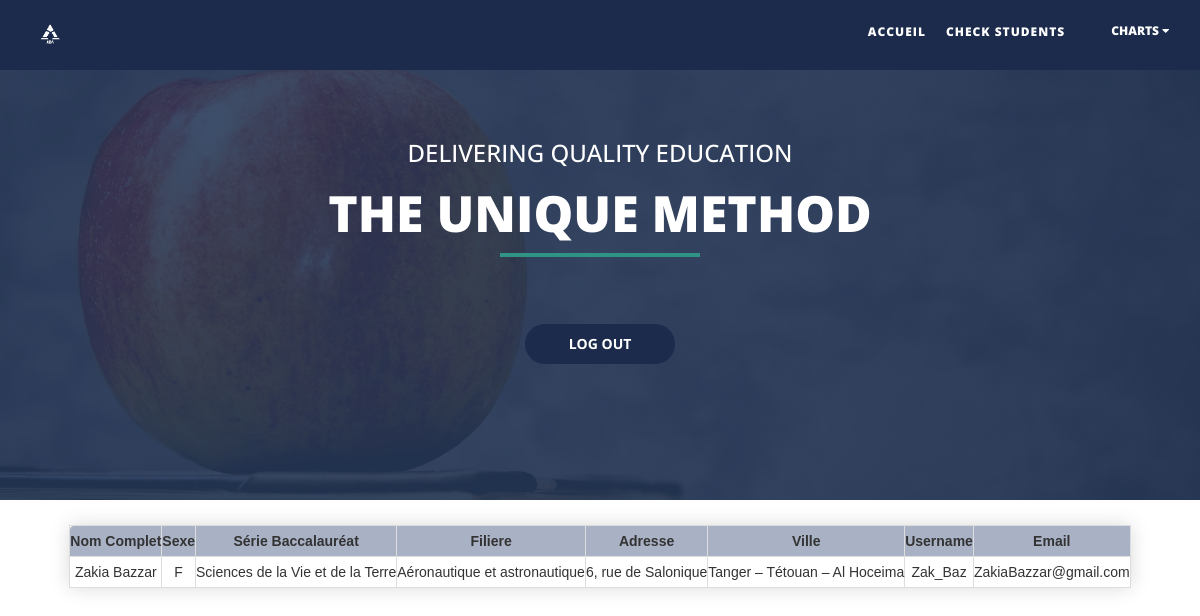
Screenshot of /afficher.php?login_user=Zak_Baz (signed in) with the database file from the repository.
### tables this page shows
CREATE TABLE IF NOT EXISTS `students` (
  `nom_user` varchar(100) NOT NULL,
  `sexe_user` varchar(2) NOT NULL,
  `mail_user` varchar(100) NOT NULL,
  `adresse_user` varchar(100) NOT NULL,
  `tel_user` int(30) NOT NULL,
  `login_user` varchar(40) NOT NULL,
  `password_user` varchar(40) NOT NULL,
  `cin_user` varchar(10) NOT NULL,
  `filiere` varchar(80) NOT NULL,
  `serie_bacc` varchar(80) NOT NULL,
  `ville` varchar(80) NOT NULL,
  PRIMARY KEY (`login_user`)
);

### afficher.php (the view, shortened to what this page needs)
<?php
 include("auth_admin.php");
?>
<!DOCTYPE html>
<html>
<head>
    <link rel="stylesheet" href="table_admin.css">
    <link href="assets/css/bootstrap.css" rel="stylesheet" />
    <link href="assets/css/font-awesome.min.css" rel="stylesheet" />
    <link href="assets/css/flexslider.css" rel="stylesheet" />
    <link href="assets/css/style.css" rel="stylesheet" />
</head>
<body>
    <div class="navbar navbar-inverse navbar-fixed-top " id="menu">
        <div class="container">
            <div class="navbar-header">
                <a class="navbar-brand" href="#"><img class="logo-custom" src="assets/img/logo.png" alt="" /></a>
            </div>
            <div class="navbar-collapse collapse move-me">
                <ul class="nav navbar-nav navbar-right">
                    <li><a href="index_admin.php">ACCUEIL</a></li>
                    <li><a href="index_admin.php">CHECK STUDENTS</a></li>
                    <div class="dropdown">
                         <button class="dropbtn">CHARTS
                         <i class="fa fa-caret-down"></i>
                         </button>
                     </div>
                    <li><a href="#"><?php echo $login_session; ?></a></li>
                </ul>
            </div>
        </div>
    </div>
    <div class="home-sec" id="home">
        <div class="overlay">
            <div class="container">
                <div class="row text-center ">
                    <div class="col-lg-12  col-md-12 col-sm-12">
                        <div class="flexslider set-flexi" id="main-section">
                            <ul class="slides move-me">
                                <li>
                                    <h3>Delivering Quality Education</h3>
                                    <h1>THE UNIQUE METHOD</h1>
                                    <button class="btn solid"  onclick="window.location.href='logout.php'">Log Out</button>
                                </li>
                            </ul>
                        </div>
                    </div>
                </div>
            </div>
        </div>
    </div>
     <?php
     $sql = " select * from students where login_user='".$_GET["login_user"]."'";
     $result = $link->query($sql);
     $row = mysqli_fetch_assoc($result);
                 echo "<table>";
                 echo "<thead>";
                 echo " <tr style='text-align: center;'>";
                 echo "<th>Nom Complet</th>";
                 echo " <th>Sexe</th>";
                 echo " <th>Série Baccalauréat</th>";
                 echo " <th>Filiere</th>";
                 echo " <th>Adresse</th>";
                 echo " <th>Ville</th>";
                 echo " <th>Username</th>";
                 echo " <th>Email</th>";
                 echo "</tr>";
                 echo "</thead>";
                 echo "<tr>";
                 echo "<td>" .$row['nom_user']."</td>";
                 echo "<td>" .$row['sexe_user']."</td>";
                 echo "<td>" .$row['serie_bacc']."</td>";
                 echo "<td>" .$row['filiere']."</td>";
                 echo "<td>" .$row['adresse_user']."</td>";
                 echo "<td>" .$row['ville']."</td>";
                 echo "<td>" .$row['login_user']."</td>";
                 echo "<td>" .$row['mail_user']."</td>";
                 echo " </tr>";
                 echo "</table> ";
     ?>
</body>
</html>

### table_admin.css (style rules this page uses)
table { text-align: center; margin: 25px 0; font-size: 1em; font-family: 'Heebo', sans-serif; min-width: 500px; margin-left: auto; margin-right: auto; box-shadow: 0 0 20px rgba(0, 0, 0, 0.15); border: 1px solid #ddd; border-collapse: separate; border-left: 0; border-radius: 4px; border-spacing: 0px; }
thead { display: table-header-group; vertical-align: middle; border-color: inherit; border-collapse: separate; text-align: center; }
tr { display: table-row; vertical-align: inherit; border-color: inherit; text-align: center; }
th, td { padding: 5px 4px 6px 4px; text-align: left; vertical-align: top; border-left: 1px solid #ddd; text-align: center; }
td { border-top: 1px solid #ddd; text-align: center; }
thead th { text-align: center; background-color: #4d5f867a; }
thead:first-child tr:first-child th:first-child, tbody:first-child tr:first-child td:first-child { border-radius: 4px 0 0 0; }
thead:last-child tr:last-child th:first-child, tbody:last-child tr:last-child td:first-child { border-radius: 0 0 0 4px; }

### assets/css/flexslider.css (style rules this page uses)
.slides, .flex-control-nav, .flex-direction-nav { margin: 0; padding: 0; list-style: none; }
.flexslider { margin: 0; padding: 0; }
.flexslider .slides > li { display: none; -webkit-backface-visibility: hidden; }
.slides:after { content: "."; display: block; clear: both; visibility: hidden; line-height: 0; height: 0; }
.flexslider { margin: 0 0 60px; background: #fff; border: 4px solid #fff; position: relative; -webkit-border-radius: 4px; -moz-border-radius: 4px; -o-border-radius: 4px; border-radius: 4px; -webkit-box-shadow: 0 1px 4px rgba(0,0,0,.2); -moz-box-shadow: 0 1px 4px rgba(0,0,0,.2); -o-box-shadow: 0 1px 4px rgba(0,0,0,.2); box-shadow: 0 1px 4px rgba(0,0,0,.2); zoom: 1; }
.flexslider .slides { zoom: 1; }

### assets/css/style.css (style rules this page uses)
.logo-custom { max-height: 40px; }
#menu { background-color: rgba(28, 43, 75, 1); color: #fff; font-size: 12px; font-weight: 900; letter-spacing: 1px; min-height: 70px; }
.navbar-inverse { border-color: transparent; }
.navbar-inverse .navbar-nav > li > a, .navbar-inverse .navbar-nav > li > a:hover { color: #FFF; padding: 22px 10px; }
.home-sec { padding-top: 10px; padding-bottom: 60px; background: url(../img/header.jpg) no-repeat center center; padding: 0; -webkit-background-size: cover; background-size: cover; color: #fff; background-attachment: fixed; }
.home-sec .overlay { background: rgba(38, 57, 88, 0.89); min-height: 500px; }
.home-sec h1 { color: #fff; font-weight: 900; font-size: 50px; text-transform: uppercase; padding-bottom: 35px; }
.home-sec h3 { text-transform: uppercase; }
.set-flexi { -webkit-box-shadow: 0 1px 4px rgba(0, 0, 0, 0); -moz-box-shadow: 0 1px 4px rgba(0, 0, 0, 0); -o-box-shadow: 0 1px 4px rgba(0, 0, 0, 0); box-shadow: 0 1px 4px rgba(0, 0, 0, 0); background-color: transparent; border: 0px solid #000; padding-top: 120px; }
h1::after { content: " "; border: solid 2px #2f9484; display: block; width: 200px; margin: 12px auto; }

### afficher.php (style rules this page uses)
.btn { width:150px; height: 40px; outline:none; border:none; border-radius:48px; background-color:#1c2b4b; color:white; text-transform: uppercase; font-weight:700; margin:10px 0; transition:all 0.5s; }
.dropbtn { background-color: #1c2b4b; color: white; padding: 16px; font-size: 12px; border: none; cursor: pointer; }
.dropdown { position: relative; display: inline-block; }

### rows the page displays
students: nom_user "Zakia Bazzar", sexe_user "F", serie_bacc "Sciences de la Vie et de la Terre", filiere "Aéronautique et astronautique", adresse_user "6, rue de Salonique", ville "Tanger – Tétouan – Al Hoceima", login_user "Zak_Baz", mail_user "ZakiaBazzar@gmail.com"
